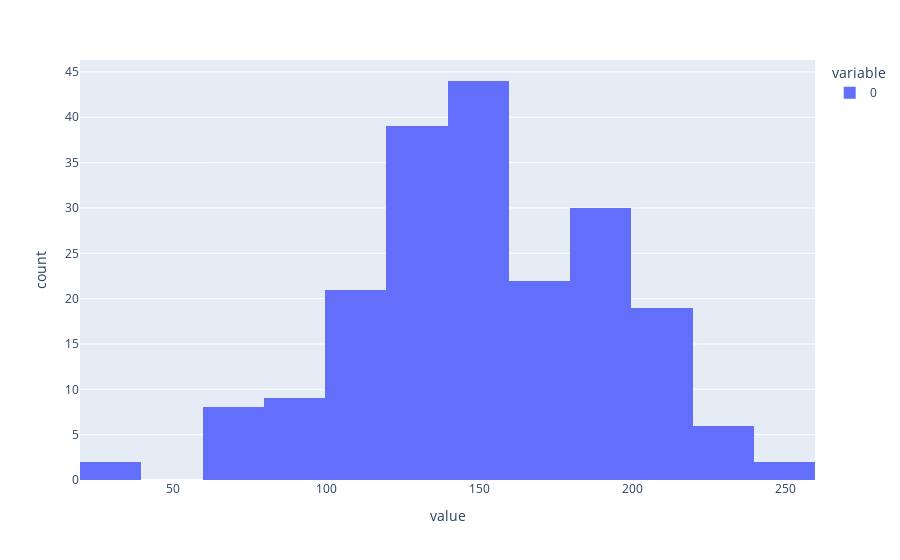

Notebook code cell kept with this figure:
### Markdown cell above
# Opgave 8

### Code cell
df = [117,157,169,155,143,207,164,183,189,128,127,143,214,76,114,204,106,197,246,152,130,85,188,99,154,171,129,176,224,30,148,103,36,124,199,134,122,85,175,117,154,125,164,163,132,159,156,125,132,152,175,211,142,246,188,150,187,225,150,180,214,163,136,87,186,150,157,163,194,200,174,202,120,137,201,138,152,155,151,164,136,164,202,198,181,159,106,188,154,223,187,72,74,139,232,129,107,145,189,188,202,207,112,116,141,141,130,188,114,174,124,150,104,205,106,221,109,141,198,106,115,213,177,170,123,84,89,145,158,94,211,112,100,73,153,185,156,188,187,78,186,154,165,183,96,96,149,135,220,121,122,194,204,152,115,61,176,142,77,209,136,144,189,176,126,191,161,137,139,133,183,125,210,152,122,121,125,138,179,218,141,205,148,130,149,132,125,143,198,152,181,129,171,117,180,76,145,158,117,145,124,102]
fig = px.histogram(df, nbins=20)
fig.show()

### Figure 1 — Plotly figure (JSON) as saved in the notebook; plotly's stock layout.template omitted (floating-point values rounded to 4 significant figures; data arrays with more than 128 entries replaced by an {"elided": "..."} marker saying what was removed)
{"data": [{"alignmentgroup": "True", "bingroup": "x", "hovertemplate": "variable=0<br>value=%{x}<br>count=%{y}<extra></extra>", "legendgroup": "0", "marker": {"color": "#636efa"}, "name": "0", "nbinsx": 20, "offsetgroup": "0", "orientation": "v", "showlegend": true, "type": "histogram", "x": {"elided": "202 int values"}, "xaxis": "x", "yaxis": "y"}], "layout": {"autosize": true, "barmode": "relative", "legend": {"title": {"text": "variable"}, "tracegroupgap": 0}, "margin": {"t": 60}, "xaxis": {"anchor": "y", "autorange": true, "domain": [0, 1], "range": [19.5, 259.5], "title": {"text": "value"}, "type": "linear"}, "yaxis": {"anchor": "x", "autorange": true, "domain": [0, 1], "range": [0, 46.32], "title": {"text": "count"}}}}
